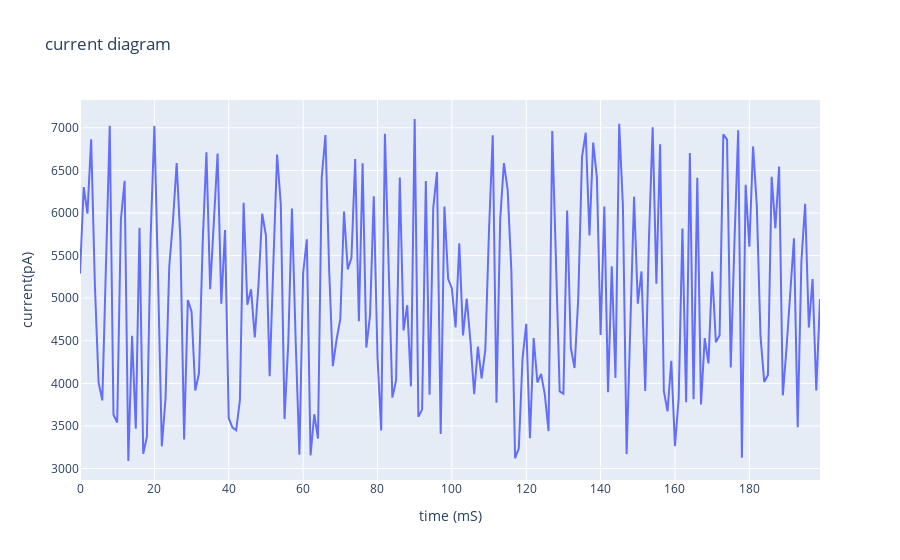
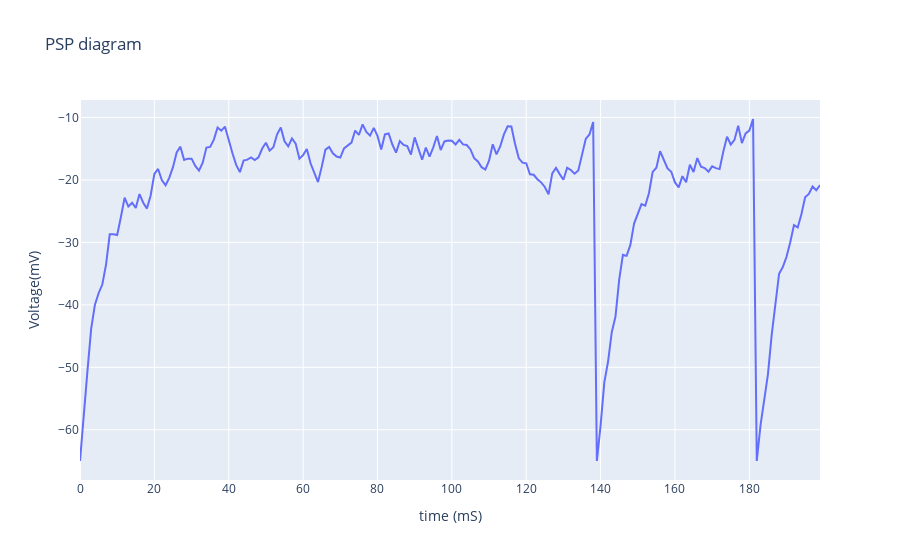
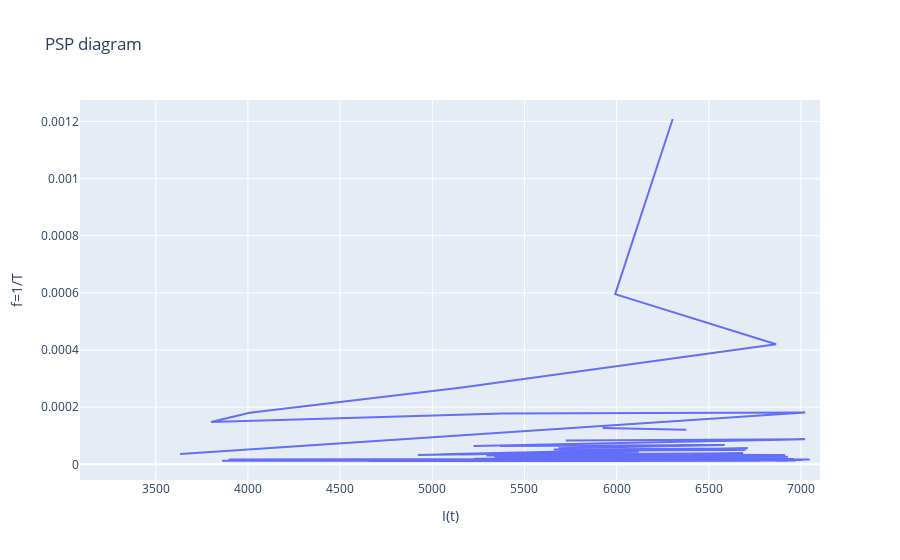

Here is the notebook cell these charts were saved with, in order:
### Code cell
R = 0.01
# tau (mS)
tau = 8
# u_rest (mV)
u_rest = -65
# threshold (mV)
threshold = -10
for datas,index in zip(data,range(len(data))):
    run(datas,R,tau,u_rest,threshold,index)

### Figure 1 — Plotly figure (JSON) as saved in the notebook; plotly's stock layout.template omitted (floating-point values rounded to 4 significant figures; data arrays with more than 128 entries replaced by an {"elided": "..."} marker saying what was removed)
{"data": [{"hovertemplate": "x=%{x}<br>y=%{y}<extra></extra>", "legendgroup": "", "line": {"color": "#636efa", "dash": "solid"}, "marker": {"symbol": "circle"}, "mode": "lines", "name": "", "orientation": "v", "showlegend": false, "type": "scatter", "x": {"elided": "200 int values"}, "xaxis": "x", "y": {"elided": "200 int values"}, "yaxis": "y"}], "layout": {"legend": {"tracegroupgap": 0}, "title": {"text": "current diagram"}, "xaxis": {"anchor": "y", "domain": [0, 1], "title": {"text": "time (mS)"}}, "yaxis": {"anchor": "x", "domain": [0, 1], "title": {"text": "current(pA)"}}}}

### Figure 2 — Plotly figure (JSON) as saved in the notebook; plotly's stock layout.template omitted (floating-point values rounded to 4 significant figures; data arrays with more than 128 entries replaced by an {"elided": "..."} marker saying what was removed)
{"data": [{"hovertemplate": "x=%{x}<br>y=%{y}<extra></extra>", "legendgroup": "", "line": {"color": "#636efa", "dash": "solid"}, "marker": {"symbol": "circle"}, "mode": "lines", "name": "", "orientation": "v", "showlegend": false, "type": "scatter", "x": {"elided": "201 int values"}, "xaxis": "x", "y": {"elided": "201 float values"}, "yaxis": "y"}], "layout": {"legend": {"tracegroupgap": 0}, "title": {"text": "PSP diagram"}, "xaxis": {"anchor": "y", "domain": [0, 1], "title": {"text": "time (mS)"}}, "yaxis": {"anchor": "x", "domain": [0, 1], "title": {"text": "Voltage(mV)"}}}}

### Figure 3 — Plotly figure (JSON) as saved in the notebook; plotly's stock layout.template omitted (floating-point values rounded to 4 significant figures; data arrays with more than 128 entries replaced by an {"elided": "..."} marker saying what was removed)
{"data": [{"hovertemplate": "x=%{x}<br>y=%{y}<extra></extra>", "legendgroup": "", "line": {"color": "#636efa", "dash": "solid"}, "marker": {"symbol": "circle"}, "mode": "lines", "name": "", "orientation": "v", "showlegend": false, "type": "scatter", "x": {"elided": "200 int values"}, "xaxis": "x", "y": {"elided": "200 float values"}, "yaxis": "y"}], "layout": {"legend": {"tracegroupgap": 0}, "title": {"text": "PSP diagram"}, "xaxis": {"anchor": "y", "domain": [0, 1], "title": {"text": "I(t)"}}, "yaxis": {"anchor": "x", "domain": [0, 1], "title": {"text": "f=1/T"}}}}
